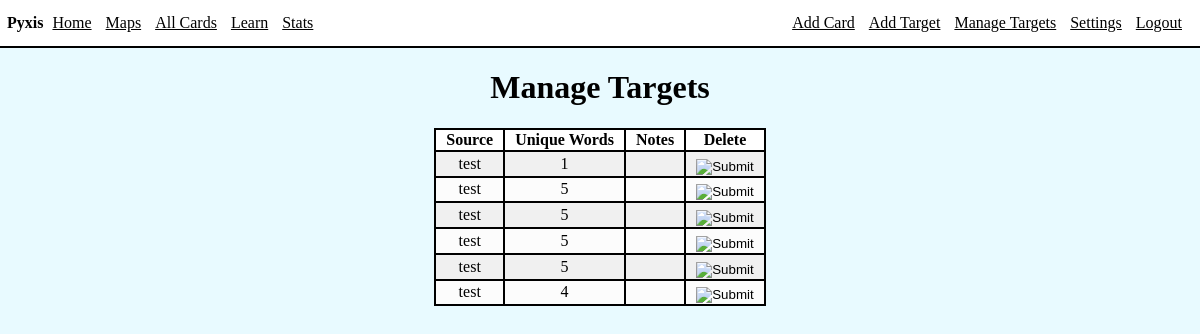
Before: /viewTargets (signed in) with the older database file.
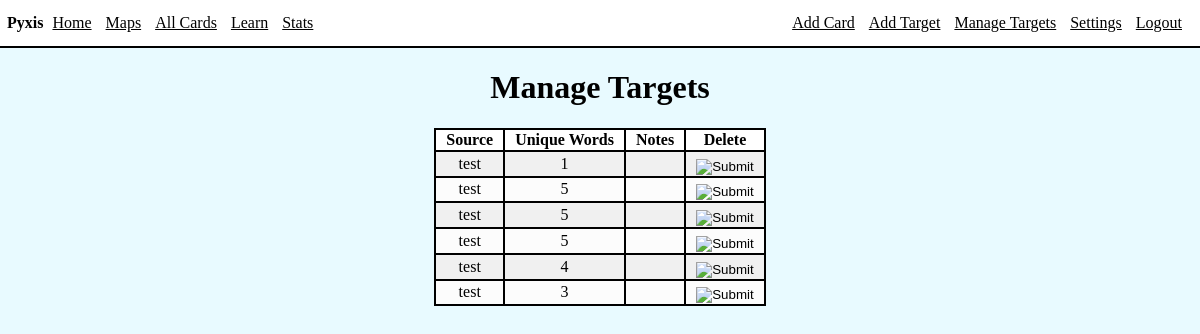
After: the same page with the newer database file.
### app/models.py (models this page shows, shortened)
class Target(db.Model):
    id = db.Column(db.Integer, index=True, primary_key=True)
    source = db.Column(db.String(100), index=True)
    content = db.Column(db.String(1000), index=True)
    category = db.Column(db.String(200), index=True)
    notes = db.Column(db.String(400), index=True)
    uniqueWordCount = db.Column(db.Integer)
    user_id = db.Column(db.Integer, db.ForeignKey('user.id'))

### app/routes/targets.py (the view)
@bp.route('/viewTargets')
@login_required
def viewTargets():
    targets = Target.query.filter_by(user_id=current_user.id)
    return render_template('targets/viewTargets.html', title='View Targets', targets=targets)

### app/models.py (called while the page is built)
@login.user_loader
def load_user(id):
    return User.query.get(int(id))

### app/templates/targets/viewTargets.html
{% extends "base.html" %}
{% block content %}
<div class="int">
    <div class="cent">
    <h1>Manage Targets</h1>
    <table>
        <thead>
            <th>Source</th>
            <th>Unique Words</th>
            <th>Notes</th>
            <th>Delete</th>
        </thead>
        <tbody>
        {% for target in targets %}
        <tr>
            <td>{{ target.source }}</td>
            <td>{{ target.uniqueWordCount }}</td>
            <td>{{ target.notes }}</td>
            <td>
                <form action="{{ url_for('targets.deleteTarget', target_id=target.id) }}" method="POST">
                    <input type="image" class="btnimg" src="../static/images/delete.png">
                </form>
            </td>
        </tr>
        {% endfor %}
        </tbody>
    </table>
    </div>
</div>
{% endblock %}

Changed rows visible on the page:
removed Target: source "test", uniqueWordCount "5"
added Target: source "test", uniqueWordCount "3"
